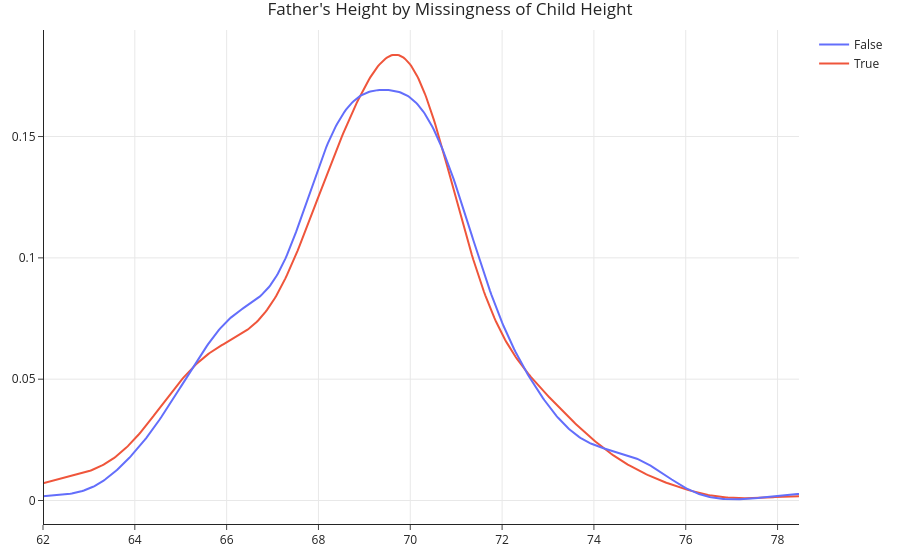

Notebook code cell kept with this figure:
### Markdown cell above
We can visualize numerical distributions with histograms, or with **kernel density estimates**. (See the definition of `create_kde_plotly` at the top of the notebook if you're curious as to how these are created.)

### Code cell
create_kde_plotly(heights_mcar, 'child_missing', True, False, 'father', 
                  "Father's Height by Missingness of Child Height")

### Figure 1 — Plotly figure (JSON) as saved in the notebook; plotly's stock layout.template omitted (floating-point values rounded to 4 significant figures; data arrays with more than 128 entries replaced by an {"elided": "..."} marker saying what was removed)
{"data": [{"legendgroup": "True", "marker": {"color": "#ef553b"}, "mode": "lines", "name": "True", "showlegend": true, "type": "scatter", "x": {"elided": "500 float values"}, "xaxis": "x", "y": {"elided": "500 float values"}, "yaxis": "y"}, {"legendgroup": "False", "marker": {"color": "#636efb"}, "mode": "lines", "name": "False", "showlegend": true, "type": "scatter", "x": {"elided": "500 float values"}, "xaxis": "x", "y": {"elided": "500 float values"}, "yaxis": "y"}], "layout": {"barmode": "overlay", "hovermode": "closest", "legend": {"traceorder": "reversed"}, "title": {"text": "Father's Height by Missingness of Child Height"}, "xaxis": {"anchor": "y2", "domain": [0, 1], "zeroline": false}, "yaxis": {"anchor": "free", "domain": [0, 1], "position": 0}}}
